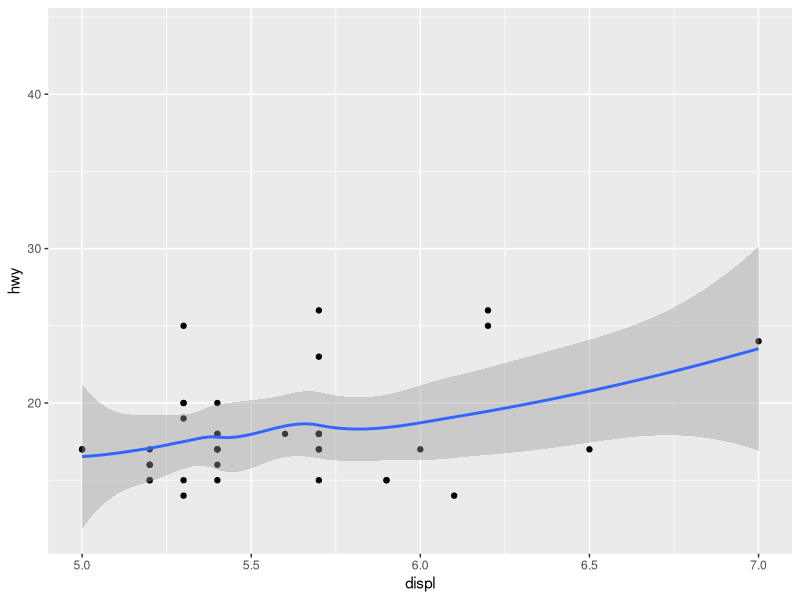
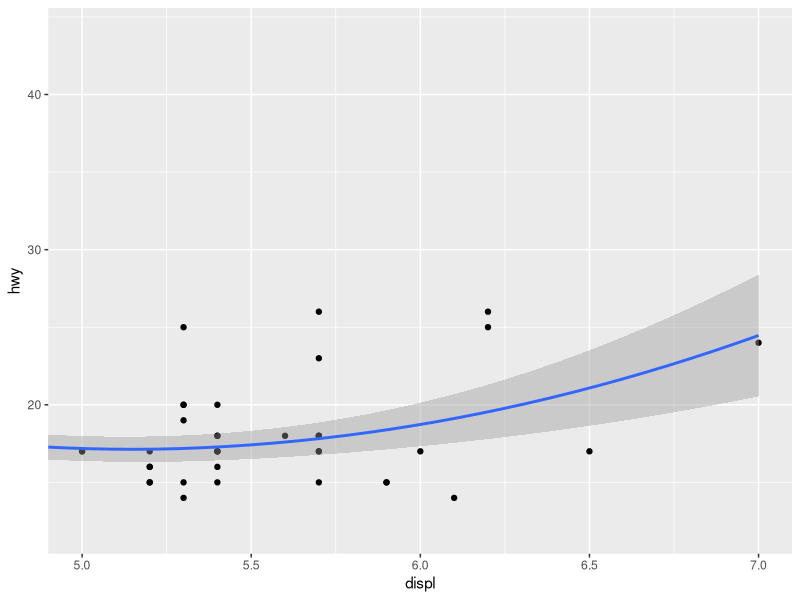
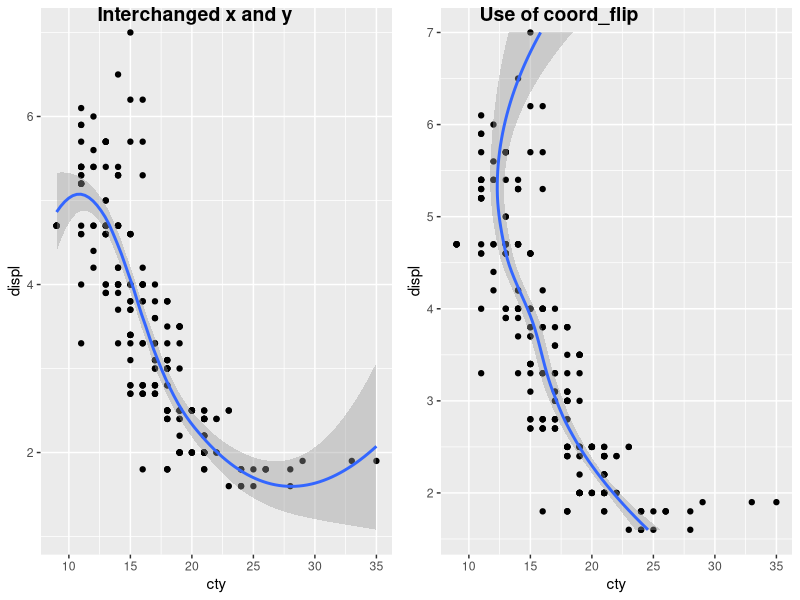
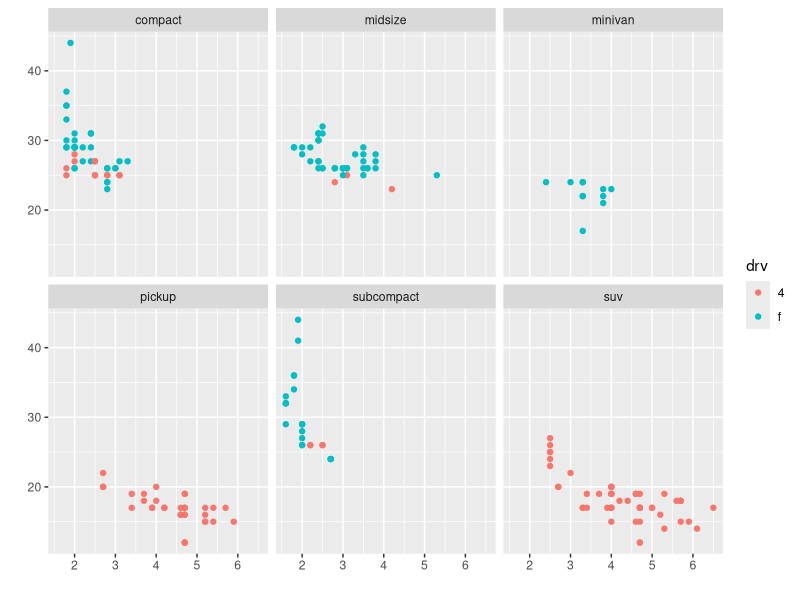
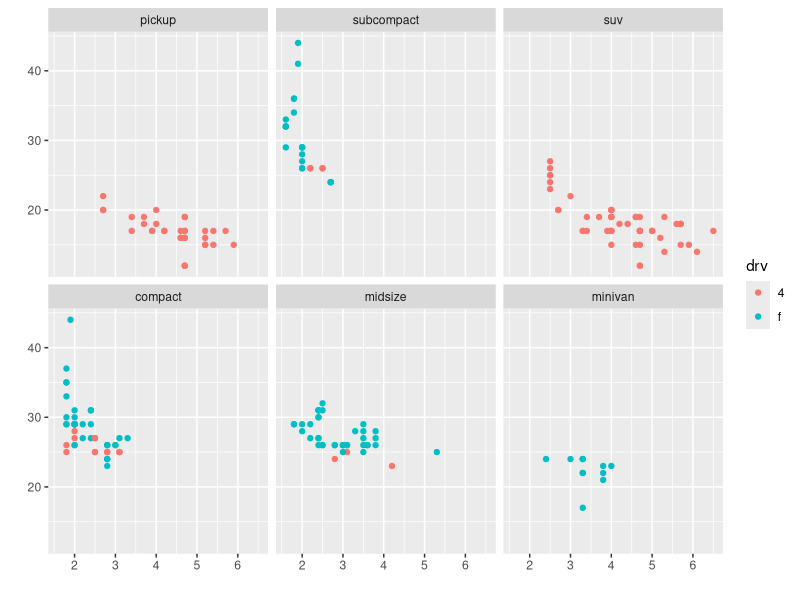
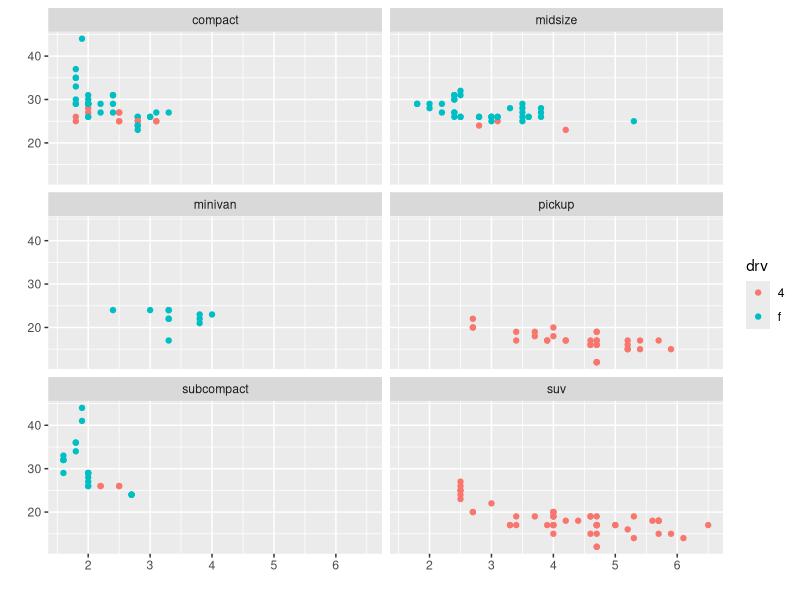
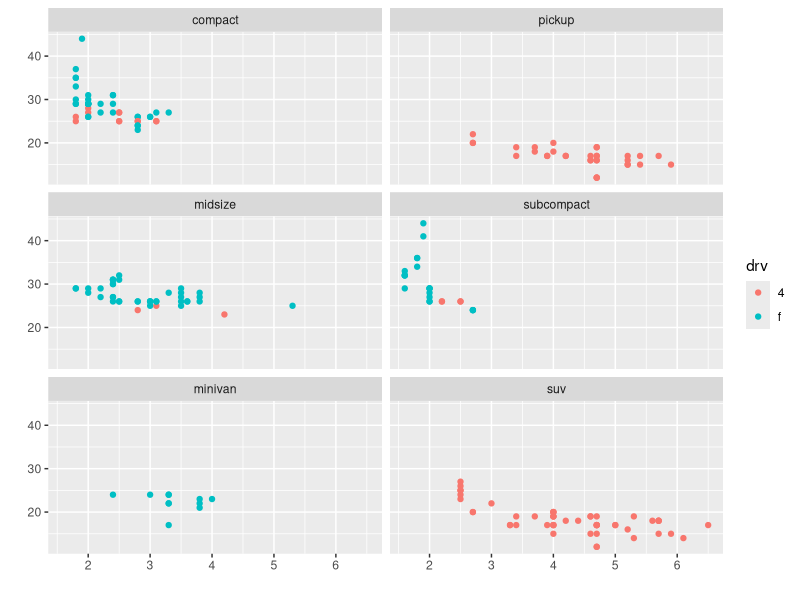
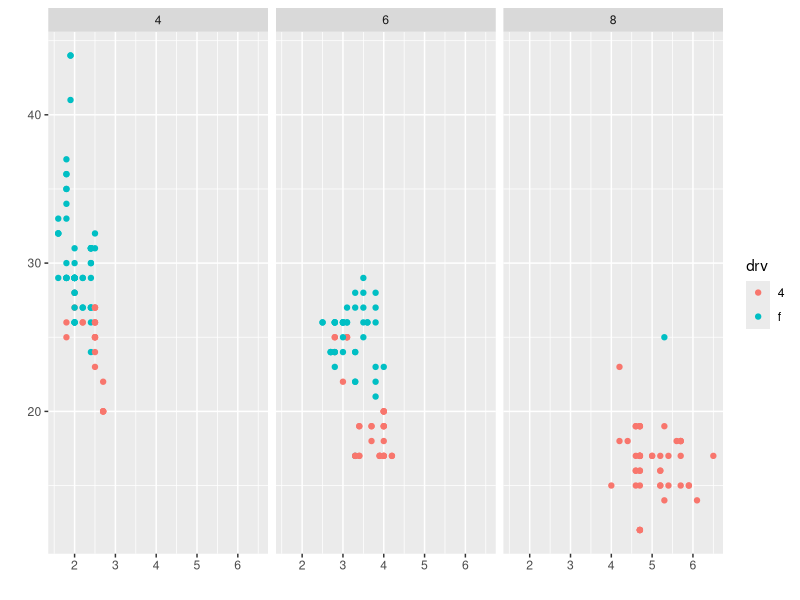

These charts were generated, in order, by the following R code: (Note: this script raises an error after producing the figures.)
#Linear coordinate systems
library(tidyverse)
library(dplyr)
library(ggplot2)
library(cowplot)
#-ccord_cartesian(): default Cartesian coordinate system
#This has 2 arguments i.e. xlim and ylim
base <- ggplot(data = mpg, aes(x = displ, y = hwy)) +
  geom_point() +
  geom_smooth()
##Comparing scale limits to limits using coord()
base + scale_x_continuous(limits = c(5, 7))
#vrs
base + coord_cartesian(xlim = c(5, 7))
#Use of coord_cartesian is a much more efficient code
#than using just xlim(5, 7) or scale_x_continuous(limits = c(5, 7)) 

#-coord_flip(): Cartesian coordinate system with x and y axes flipped
#Compare 1 with 2
#1
p1 <- ggplot(data = mpg, aes(x = cty, y = displ)) +
  geom_point() +
  geom_smooth()

#2
p2 <- ggplot(data = mpg, aes(x = displ, y = cty)) +
  geom_point() +
  geom_smooth() +
  coord_flip()
plot_grid(p1, p2, labels = c("Interchanged x and y", "Use of coord_flip"))
#Always better to use coord_flip than simply interchanging axes
#-coord_fixed(): Cartesian coordinate system with fixed aspect ratio

#Chapter 15: Facets
#There are three types of facetting"
#-facet_null(): a simgle plot, the default
#-facet_wrap(): "wraps" a 1d ribbon of panels into 2d
#facet_grid(): produces a 2d grid panels defined by variables which form the rows and columns

#Difference between facet_grid() and facet_wrap()
#facet_grid() is fundamentally 2d, being made up of 2 independent components.
#facet_wrap() is 1d but wrapped into 2d to save space.
mpg_2 <- mpg %>%
  filter(cyl != 5 & drv %in% c("4", "f") & class != "2seater")

base <- ggplot(data = mpg_2, aes(x = displ, y = hwy)) +
  geom_point(aes(colour = drv)) +
  xlab("") +
  ylab("")

#3 columns
base + facet_wrap(~class, ncol = 3)
#top right is the highest when as.table = False. Inverse applies too
base + facet_wrap(~class, ncol = 3, as.table = FALSE)


#3 rows
base +facet_wrap(~class, nrow = 3)
#Controlling the direction of wrap "v" or "h"
base +facet_wrap(~class, dir = "v")


#Facet Grid
#facet_grid() lays out plots in a 2d grid, as defined by a formula
#this spreads the values of cyl across the columns
base + facet_grid(.~cyl)

#the code belw speads the values of cyl across rows
base + facet_grid(cyl ~ .)
#a~b spreads a across columns and b down

#Controlling scales
#facet_wrap() and facet_grid() can control whether the position scales are the same in all panels or
#allowed to vary between panels (free) with scales parameter
#-scales = "fixed": x and y scales are fixed across all panels
#-scales = "free_x": the x scale is free and the y scale is fixed
#-scales = "free_y": the y scale is free, and the x scale is fixed
#-scales="free": s and y scales vary across panels

#fixed scales makes it easier to see patterns across scales
ggplot(data = mpg_2, aes(x = cty, y = hwy)) +
  geom_abline() +
  geom_jitter(width = 0.1, height = 0.1) +
  facet_wrap(~cyl, scales = "fixed") 


#free scales make it easier to see patterns within panels
ggplot(data = mpg_2, aes(x = cty, y = hwy)) +
  geom_abline() +
  geom_jitter(width = 0.1, height = 0.1) +
  facet_wrap(~cyl, scales = "free") 


#Free scales are also useful when we want to display multiple
#time series that were measured on different scales
#To do this we have to change from "wide" to "long" data,
#stacking the separate variables into a single column.
ggplot(data = economics_long, aes(x = date, y = value)) +
  geom_line() +
  facet_wrap(~variable, scales = "free_y", ncol = 1)

#Missing facetting variables
df_1 <- tibble(x = 1:3, y = 10:12, gender = c("f", "f", "m"))
df_2 <- tibble(x = 2, y = 11)

ggplot(data = df_1, aes(x = x, y = y)) +
  geom_point(data = df_2, aes(colour = "red", size = 4), show.legend = FALSE) +
  geom_point() +
  facet_wrap(~gender)
  
 
#Grouping vs. facetting
#With facetting, each group is quite far apart in its own panel,
#and there is no overlap between the groups. This is good if the groups 
#overlap a lot. But it does make small differences hard to see.
df <- tibble(
  x = rnorm(120, c(0,2,4)),
  y = rnorm(120, c(1, 2, 1)),
  z = letters[1:3]
)
  
ggplot(data = df, aes(x = x, y = y)) +
  geom_point() +
  facet_wrap(~z)
  
#Spotting small differences
ggplot(data = df, aes(x = x, y = y)) +
  geom_point(aes(colour = z))

#Comparisons between facets often benefit from some thoughtful
#annotation. For example, showing the mean of each group in every panel.
df_sum <- df %>%
  group_by(z) %>%
  summarise(x = mean(x), y = mean(y)) %>%
  rename(z2 = z)
  

ggplot(data = df, aes(x = x, y = y)) +
  geom_point() +
  geom_point(data = df_sum, aes(x = x, y = y, colour = z2)) +
  facet_wrap(~z)


#Another useful technique is to put all the data in the background
#of each panel
df_2 <- dplyr::select(df, -z)

ggplot(data = df, aes(x = x, y = y)) +
  geom_point(data = df_2, aes(x = x, y = y),colour = "grey70") +
  geom_point(aes(colour = z)) +
  facet_wrap(~z)




#Non-linear coordinate systems
#-coord_map()/coord_quickmap()/coord_sf(): Map projections
#-coord_polar(): Polar coordinates
#-coord_trans(): Apply arbitrary transformations to x and y positions